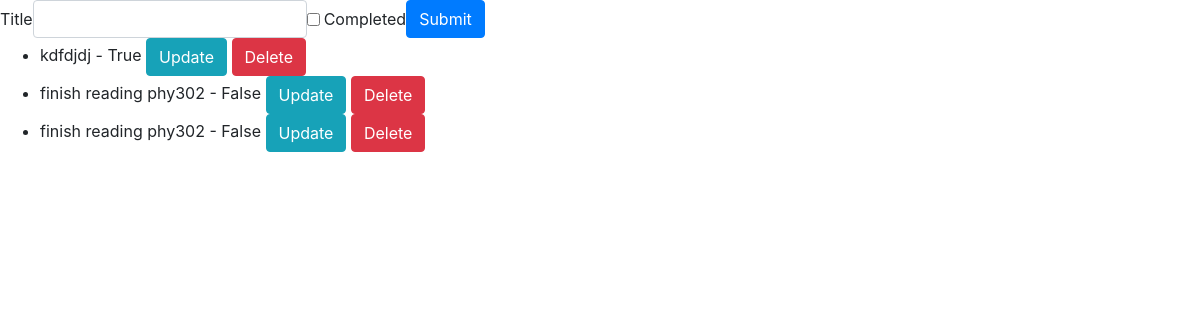
Before: / with the older database file.
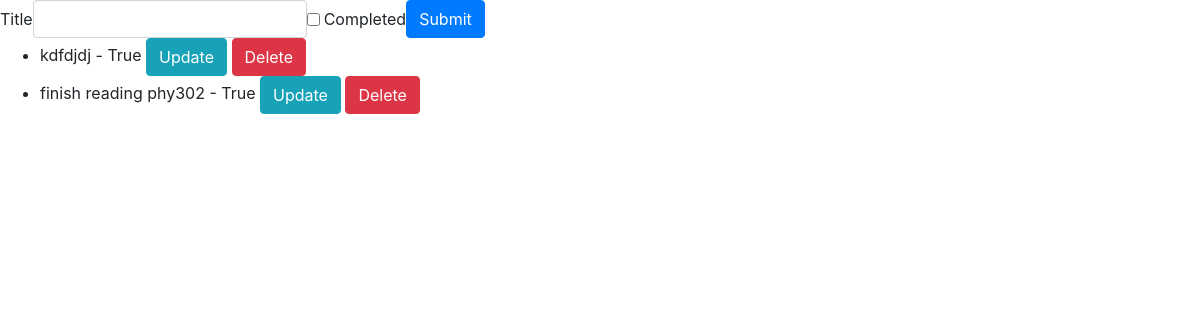
After: the same page with the newer database file.
### app/models.py (models this page shows, shortened)
class Todo(models.Model):
    title = models.CharField(max_length=200,blank=True,null = True)
    completed = models.BooleanField(default=False)

### app/views.py (the view)
# urls.py: 2. Add a URL to urlpatterns:  path('', views.home, name='home')
def home(request):
    todos =Todo.objects.all()
    form = TodoForm()
    if request.method == 'POST':
        form = TodoForm(request.POST)
        if form.is_valid:
            form.save()
    context = {
        'todos':todos,
        'form':form
    }
    return render(request,'app/home.html',context)

### app/forms.py
class TodoForm(ModelForm):
    class Meta:
        model = Todo
        fields = '__all__'

### app/templates/app/home.html (shortened to what this page needs)
{% extends 'app/base.html' %}
{% load crispy_forms_tags %}
{% block content %}
<form class="form-inline" method="post" >
   	 {{form|crispy}}
    <button type="submit" class="btn btn-primary">Submit</button>
</form>
<ul>
    {% for todo in todos %}
    <li>
    {{todo.title}} - {{todo.completed}}
        <a class="btn btn-info" href=" {% url 'update-todo' todo.id %} ">Update</a>
        <a class="btn btn-danger" href=" {% url 'delete-todo' todo.id %} ">Delete</a>
    </li>
    {% endfor %}
</ul>
{% endblock content %}

Changed rows visible on the page:
removed Todo: title "finish reading phy302", completed "False"
changed Todo "finish reading phy302": completed "False" → "True"
